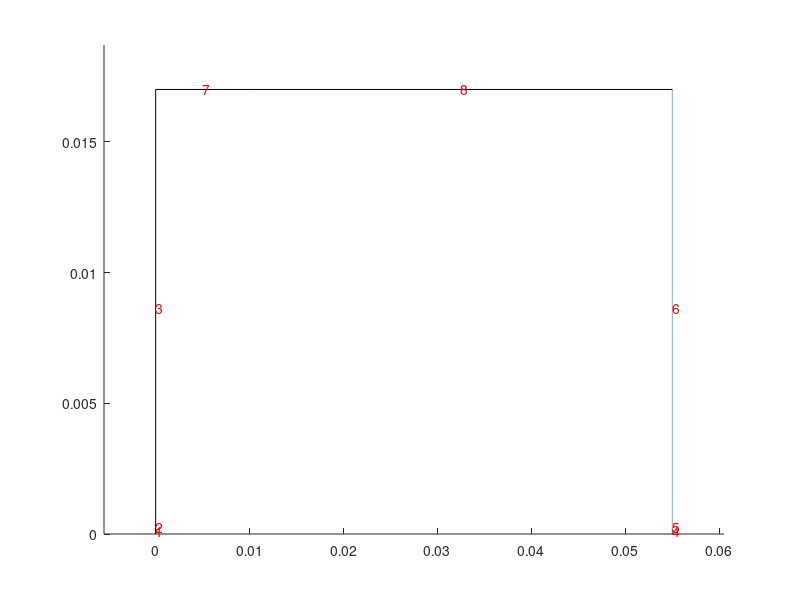

MATLAB code for this plot:
function [ ] = cylindricalMeshGenerator( )
% Creates structured hex butterfly mesh for OpenFOAM blockMeshDict

% manual uses the command window to enter input data, auto uses the input data in the .m file
    rData= input('0 - manual input, 1 - auto input: ');

    if rData
        % Give array of coordinates along the symmetry axis (in [ ... ] format)
        z= [0,10e-3,55e-3];
        % Give array of coordinates along the radial axis, excluding r=0 (in [ ... ] format)
        r= [0.2e-3,0.3e-3,17e-3];
        % Give array of BLOCKS to be excluded (in [ ... ] format)
        B=[];
        % Give axial mesh distribution
        MSHz=[80,140];
        % Give axial mesh grading
        GRDNGz= [1,5];
        % Give radial mesh distribution
        MSHr=[6,4,80];
        % Give radial mesh grading
        GRDNGr=[1,1,10];
        % Give convertToMeters
        convertToMeters=1;
        % Give arc rate of 1st block, default is 0.5 (1 for circle, 0 for square)
        rate1st=0.5;
        % Complete the 'Boundary' section in the blockMeshDict?
        iRunBs=1;
        % Define up to   9   Boundaries
        % Give names of Boundaries
        name1='HeInlet';
        name2='airInlet';
        name3='outlet';
        name4='farfield';
        % Give types of Boundaries, 1 - wall, 2 - inlet, 3 - outlet, 4 - patch
        types=[2,4,4,3];
        % Give faces of Boundaries
        bounds1=[1,2];
        bounds2=[3];
        bounds3=[4,5,6];
        bounds4=[7,8];


        iz=length(z);
        ir=length(r);
    else
        rData=0;
        z=input('Give array of coordinates along the symmetry axis (in [ ... ] format): ');
        r=input('Give array of coordinates along the radial axis, excluding r=0 (in [ ... ] format): ');

        iz=length(z);
        ir=length(r);

    %Geometry
        plotBlocks(z,r);
        B=input('Give array of BLOCKS to be excluded (in [ ... ] format): ');



    %Meshing

        plotMesh(z,r);
        [ MSHz , GRDNGz , MSHr , GRDNGr ] = createMesh(z,r);


        convertToMeters = input('Give convertToMeters, default is 1: ');
        if isempty( convertToMeters )
            convertToMeters = 1;
        end
    end

    fID=fopen('blockMeshDict','w');
    fprintf(fID,'/*--------------------------------*- C++ -*----------------------------------*\\ \n');
    fprintf(fID,'  =========                 |\n');
    fprintf(fID,'  \\\\      /  F ield         | OpenFOAM: The Open Source CFD Toolbox\n');
    fprintf(fID,'   \\\\    /   O peration     | Website:  https://openfoam.org\n');
    fprintf(fID,'    \\\\  /    A nd           | Version:  7\n');
    fprintf(fID,'     \\\\/     M anipulation  |\n');
    fprintf(fID,'\\*---------------------------------------------------------------------------*/\n');
    fprintf(fID,'FoamFile\n{\nversion     2.0;\nformat      ascii;\nclass       dictionary;\nobject      blockMeshDict;\n}\n// * * * * * * * * * * * * * * * * * * * * * * * * * * * * * * * * * * * * * //\n\nconvertToMeters %8.4e;\n\n',convertToMeters);

    % Points

    fprintf(fID,'vertices\n(\n');
    count=0;
    s2=sqrt(2);
    for i=1:ir
        for j=1:iz
            fprintf(fID,'(%12.8e  %12.8e %12.8e)  // p%3i \n',-r(i)/s2,-r(i)/s2,z(j),count);
            count=count+1;
            fprintf(fID,'(%12.8e  %12.8e %12.8e)  // p%3i \n', r(i)/s2,-r(i)/s2,z(j),count);
            count=count+1;
            fprintf(fID,'(%12.8e  %12.8e %12.8e)  // p%3i \n', r(i)/s2, r(i)/s2,z(j),count);
            count=count+1;
            fprintf(fID,'(%12.8e  %12.8e %12.8e)  // p%3i \n',-r(i)/s2, r(i)/s2,z(j),count);
            count=count+1;
        end
    end

    %Blocks
    fprintf(fID,');\n\nblocks\n(\n');
    count=0;
    for j=1:iz-1
        if isempty(find(B==count))
            base = count;
            fprintf(fID,'    hex (%3i  %3i  %3i  %3i  %3i  %3i  %3i  %3i)( %4i %4i %4i ) simpleGrading ( %2i %2i %2i ) // block %2i \n',4*base,4*base+1,4*base+2,4*base+3,4*base+4,4*base+5,4*base+6,4*base+7,2*MSHr(1),2*MSHr(1),MSHz(j),1,1,GRDNGz(j),count);
        end
        count=count+1;
    end
    count1_4=count;
    for i=1:ir-1
        for j=1:iz-1
            if isempty(find(B==count1_4))
                base1 = iz*(i-1)*4+(j-1)*4;
                base2 = iz*i*4+(j-1)*4;
                fprintf(fID,'    hex (%3i  %3i  %3i  %3i  %3i  %3i  %3i  %3i)( %4i %4i %4i ) simpleGrading ( %2i %2i %2i ) // block %2i \n',base1+1,base1,  base2,  base2+1,base1+5,base1+4,base2+4,base2+5,2*MSHr(1),MSHr(i+1),MSHz(j),1,GRDNGr(i+1),GRDNGz(j),count);
                count=count+1;
                fprintf(fID,'    hex (%3i  %3i  %3i  %3i  %3i  %3i  %3i  %3i)( %4i %4i %4i ) simpleGrading ( %2i %2i %2i ) // block %2i \n',base1+2,base1+1,base2+1,base2+2,base1+6,base1+5,base2+5,base2+6,2*MSHr(1),MSHr(i+1),MSHz(j),1,GRDNGr(i+1),GRDNGz(j),count);
                count=count+1;
                fprintf(fID,'    hex (%3i  %3i  %3i  %3i  %3i  %3i  %3i  %3i)( %4i %4i %4i ) simpleGrading ( %2i %2i %2i ) // block %2i \n',base1+3,base1+2,base2+2,base2+3,base1+7,base1+6,base2+6,base2+7,2*MSHr(1),MSHr(i+1),MSHz(j),1,GRDNGr(i+1),GRDNGz(j),count);
                count=count+1;
                fprintf(fID,'    hex (%3i  %3i  %3i  %3i  %3i  %3i  %3i  %3i)( %4i %4i %4i ) simpleGrading ( %2i %2i %2i ) // block %2i \n',base1  ,base1+3,base2+3,base2,  base1+4,base1+7,base2+7,base2+4,2*MSHr(1),MSHr(i+1),MSHz(j),1,GRDNGr(i+1),GRDNGz(j),count);
                count=count+1;
            end
            count1_4=count1_4+1;
        end
    end

    %Edges
    fprintf(fID,');\n\nedges\n(\n');
    if ~rData
        rate1st = input('Give arc rate of 1st block, default is 0.5 (1 for circle, 0 for square): ');
    end
    if isempty(rate1st);
        rate1st=0.5;
    end
    for j=1:iz
        base = (j-1)*4;
        arc=r(1)*(rate1st+(1-rate1st)/s2);
        fprintf(fID,'    arc %3i  %3i  (%12.8e  %12.8e %12.8e)\n', base  , base+1,0,-arc,z(j));
        fprintf(fID,'    arc %3i  %3i  (%12.8e  %12.8e %12.8e)\n', base+1, base+2, arc,0,z(j));
        fprintf(fID,'    arc %3i  %3i  (%12.8e  %12.8e %12.8e)\n', base+2, base+3,0, arc,z(j));
        fprintf(fID,'    arc %3i  %3i  (%12.8e  %12.8e %12.8e)\n', base+3, base  ,-arc,0,z(j));
    end

    for i=2:ir
        for j=1:iz
            base = iz*(i-1)*4+(j-1)*4;
            arc=r(i);%r(1)*(rate1st+(1-rate1st)/s2);
            fprintf(fID,'    arc %3i  %3i  (%12.8e  %12.8e %12.8e)\n', base  , base+1,0,-arc,z(j));
            fprintf(fID,'    arc %3i  %3i  (%12.8e  %12.8e %12.8e)\n', base+1, base+2, arc,0,z(j));
            fprintf(fID,'    arc %3i  %3i  (%12.8e  %12.8e %12.8e)\n', base+2, base+3,0, arc,z(j));
            fprintf(fID,'    arc %3i  %3i  (%12.8e  %12.8e %12.8e)\n', base+3, base  ,-arc,0,z(j));
        end
    end

    %Boundary

    if ~rData
        iRunBs=input('0 - stop, 1 - give boundaries: ');
        if isempty(iRunBs)
            iRunBs=0;
        end
    end

    fprintf(fID,');\n\nboundary\n(\n');

    [Bs,nBs]=Boundaries(z,r,B);

    if iRunBs

        checkBs=1:nBs;
        type=['wall  ';'inlet ';'outlet';'patch '];
        count=0;

        while find(checkBs)
            count=count+1;
            if ~rData
                name = input('Give boundary name (in ''...''): ');
                itype = input('Choose BC type 1 - wall, 2 - inlet, 3 - outlet, 4 - patch : ');
                while itype<1 || itype>4
                    itype = input('Incorrect Type!! Choose BC type 1 - wall, 2 - input, 3 - output, 4 - patch: ');
                end
                bounds = input('Give array of boundary faces (in [ ... ] format): ');
            else
                itype=types(count);
                switch count
                    case 1
                        name = name1; bounds = bounds1;
                    case 2
                        name = name2; bounds = bounds2;
                    case 3
                        name = name3; bounds = bounds3;
                    case 4
                        name = name4; bounds = bounds4;
                    case 5
                        name = name5; bounds = bounds5;
                    case 6
                        name = name6; bounds = bounds6;
                    case 7
                        name = name7; bounds = bounds7;
                    case 8
                        name = name8; bounds = bounds8;
                    case 9
                        name = name9; bounds = bounds9;
                end
            end

            for i=1:length(bounds)
                checkBs(find(checkBs == bounds(i)))=0;
            end

            fprintf(fID,'   %s\n   {\n      type %s;\n      faces (\n',name,type(itype,:));
            for i=1:length(bounds)
                if isempty(find(Bs(bounds(i),5:12)))
                    fprintf(fID,'         (%3i %3i %3i %3i)\n',Bs(bounds(i),1:4));
                else
                    fprintf(fID,'         (%3i %3i %3i %3i)\n         (%3i %3i %3i %3i)\n         (%3i %3i %3i %3i)\n         (%3i %3i %3i %3i)\n',Bs(bounds(i),:));
                end
            end
            
            if ~rData
                disp('Remaining boundary faces:')            
                disp(checkBs(find(checkBs)))
            end

            fprintf(fID,'      );\n   }\n');
        end
    end
    fprintf(fID,');\n\nmergePatchPairs();');
    fclose(fID);

end
function [  ] = plotBlocks(z,r)
%UNTITLED Summary of this function goes here
%   Detailed explanation goes here

    iz=length(z);
    ir=length(r);
    close all;
    figure;
    axis([min(z)-0.1*abs(max(z)) , max(z)+0.1*abs(max(z)), 0 , max(r)+0.1*abs(max(r))]);
    hold;
    
    x=[min(z),max(z)];
    for i=1:ir
        y=[r(i),r(i)];
        plot(x,y);
    end
    y=[0,max(r)];
    for i=1:iz
        x=[z(i),z(i)];
        plot(x,y);
    end

    count=0;
    for j=1:iz-1
        text((z(j)+z(j+1))/2,(0+r(1))/2,num2str(count),'Color','red');
        count=count+1;
    end
    for i=1:ir-1
        for j=1:iz-1
            text((z(j)+z(j+1))/2,(r(i)+r(i+1))/2,num2str(count),'Color','red');
            count=count+1;
        end
    end
    hold;

end

function [  ] = plotMesh( z,r )
%UNTITLED2 Summary of this function goes here
%   Detailed explanation goes here

    iz=length(z);
    ir=length(r);
    close all;
    figure;
    axis([min(z)-0.1*abs(max(z)) , max(z)+0.1*abs(max(z)), 0 , max(r)+0.1*abs(max(r))]);
    hold;
    
    x=[min(z),max(z)];
    for i=1:ir
        y=[r(i),r(i)];
        plot(x,y);
    end
    y=[0,max(r)];
    for i=1:iz
        x=[z(i),z(i)];
        plot(x,y);
    end
    count=0;
    for j=1:iz-1
        text((z(j)+z(j+1))/2,0,num2str(count),'Color','red');
        count=count+1;
    end
    text(z(1),r(1)/2,num2str(count),'Color','red');
    count=count+1;
    for i=1:ir-1
        text(z(1),(r(i)+r(i+1))/2,num2str(count),'Color','red');
        count=count+1;
    end
    hold;

end


function [ MSHz , GRDNGz , MSHr , GRDNGr ] = createMesh( z,r )
%UNTITLED3 Summary of this function goes here
%   Detailed explanation goes here

    iz=length(z);
    ir=length(r);
    
    expon = 0.75;
    iniEst=50;
    estimate = round((z(2)-z(1))/max(z)*iniEst)+1;
    MSHz = input(['Give mesh size for face 0, default is ',num2str(estimate),': ']);
    if isempty(MSHz)
        MSHz=estimate;
    end
    GRDNGz = input(['Give grading for faces 0 - ',num2str(iz-2),',default is [ones] (in [ ... ] format): ']);
    if isempty(GRDNGz)
        GRDNGz = ones(1,iz-1);
    end
    while length(GRDNGz)~=iz-1
        GRDNGz = input(['Icorrect array length!! Give grading for faces 0 - ',num2str(iz-2),',default is [ones] (in [ ... ] format): ']);
    end
    for i=2:iz-1
        MSHz(i)= round(MSHz(i-1)*(z(i+1)-z(i))/(z(i)-z(i-1))/GRDNGz(i)^expon)+1;
    end
    disp('Estimated axial mesh distribution:')
    disp(MSHz)
    temp = input('Update axial mesh distribution, or press ENTER to continue: ');
    if ~isempty(temp)
        MSHz=temp;
    end

    estimate = round(r(1)/max(r)*(max(r)/max(z)*iniEst))+1;
    MSHr = input(['Give mesh size for face 0, default is ',num2str(estimate),': ']);
    if isempty(MSHr)
        MSHr=estimate;
    end
    GRDNGr = input(['Give grading for faces ',num2str(iz-1),' - ',num2str(iz+ir-2),',default is [ones] (in [ ... ] format): ']);
    if isempty(GRDNGr)
        GRDNGr = ones(1,ir);
    end
    while length(GRDNGr)~=ir
        GRDNGr = input(['Icorrect array length!! Give grading for faces ',num2str(iz-1),' - ',num2str(iz+ir-2),',default is [ones] (in [ ... ] format): ']);
    end
    if ir>1
        MSHr(2)= round(MSHr(1)*(r(2)-r(1))/r(1)/GRDNGr(2)^expon)+1;
    end
    for i=3:ir
        MSHr(i)= round(MSHr(i-1)*(r(i)-r(i-1))/(r(i-1)-r(i-2))/GRDNGr(i)^expon)+1;
    end
    disp('Estimated radial mesh distribution:')
    disp(MSHr)
    temp = input('Update radial mesh distribution, or press ENTER to continue: ');
    if ~isempty(temp)
        MSHr=temp;
    end

end

function [ Bs,count ] = Boundaries(  z,r,B  )
%UNTITLED Summary of this function goes here
%   Detailed explanation goes here


    iz=length(z);
    ir=length(r);
    BOU = blockBounds(z,r);
    figure;    
    axis([min(z)-0.1*abs(max(z)) , max(z)+0.1*abs(max(z)), 0 , max(r)+0.1*abs(max(r))]);
    hold;
    
    count = 1;
    
% Left Boundaries
    countL = 1;
    L=[];
    for j=0:ir-1
        base=j*(iz-1);
        i=0;
        if isempty(find(B==base+i));
            if base==0
                [L,countL] = base0L(L,countL,i);
            else
                [L,countL] = base1L(L,countL,base,i,iz);
            end
            plot([BOU(base+i+1,10),BOU(base+i+1,10)],BOU(base+i+1,11:12),'color','black');
            text(BOU(base+i+1,10),(BOU(base+i+1,11)+BOU(base+i+1,12))/2,num2str(count),'Color','red');
            count = count+1;
        end
        for i=1:iz-2
            if ~isempty(find(B==base+i-1)) && isempty(find(B==base+i));
                if base==0
                    [L,countL] = base0L(L,countL,i);
                else
                    [L,countL] = base1L(L,countL,base,i,iz);
                end
                plot([BOU(base+i+1,10),BOU(base+i+1,10)],BOU(base+i+1,11:12),'color','black');
                text(BOU(base+i+1,10),(BOU(base+i+1,11)+BOU(base+i+1,12))/2,num2str(count),'Color','red');
                count = count+1;
            end
        end
    end
    
% Right Boundaries
    countR = 1;
    R=[];
    for j=0:ir-1
        base=j*(iz-1);
        for i=1:iz-2
            if isempty(find(B==base+i-1)) && ~isempty(find(B==base+i));
                if base==0
                    [R,countR] = base0R(R,countR,i);
                else
                    [R,countR] = base1R(R,countR,base,i,iz);
                end
                plot([BOU(base+i,4),BOU(base+i,4)],BOU(base+i,5:6));
                text(BOU(base+i,4),(BOU(base+i,5)+BOU(base+i,6))/2,num2str(count),'Color','red');
                count = count+1;
            end
        end
        i = iz-1;
        if isempty(find(B==base+i-1));
            if base==0
                [R,countR] = base0R(R,countR,i);
            else
                [R,countR] = base1R(R,countR,base,i,iz);
            end
            plot([BOU(base+i,4),BOU(base+i,4)],BOU(base+i,5:6));
            text(BOU(base+i,4),(BOU(base+i,5)+BOU(base+i,6))/2,num2str(count),'Color','red');
            count = count+1;
        end
    end
    
% Up Boundaries
    countU = 1;
    U=[];
    for j=1:iz-1
        base=(ir-1)*(iz-1)+j-1;
        i=0;
        if isempty(find(B==base-i));
            [U,countU] = base1U(U,countU,ir-i,j,iz);
            plot(BOU(base+1,7:8),[BOU(base+1,9),BOU(base+1,9)],'color','black');
            text((BOU(base+1,7)+BOU(base+1,8))/2,BOU(base+1,9),num2str(count),'Color','red');
            count = count+1;
        end
         for i=1:ir-1
             if ~isempty(find(B==base-(i-1)*(iz-1))) && isempty(find(B==base-i*(iz-1)));
                [U,countU] = base1U(U,countU,ir-i,j,iz);
                plot(BOU(base-i*(iz-1)+1,7:8),[BOU(base-i*(iz-1)+1,9),BOU(base-i*(iz-1)+1,9)],'color','black');
                text((BOU(base-i*(iz-1)+1,7)+BOU(base-i*(iz-1)+1,8))/2,BOU(base-i*(iz-1)+1,9),num2str(count),'Color','red');
                count = count+1;
             end
         end
     end
    
% Down Boundaries
    countD = 1;
    D=[];
    for j=1:iz-1
        base=(ir-1)*(iz-1)+j-1;
        for i=1:ir-1
            if isempty(find(B==base-(i-1)*(iz-1))) && ~isempty(find(B==base-i*(iz-1)));
               [D,countD] = base1D(D,countD,ir-i,j,iz);
               plot(BOU(base-(i-1)*(iz-1)+1,1:2),[BOU(base-(i-1)*(iz-1)+1,3),BOU(base-(i-1)*(iz-1)+1,3)],'color','red');
               text((BOU(base-(i-1)*(iz-1)+1,1)+BOU(base-(i-1)*(iz-1)+1,2))/2,BOU(base-(i-1)*(iz-1)+1,3),num2str(count),'Color','red');
               count = count+1;
            end
        end
    end
    
    Bs = [L;R;U;D];
    count = count-1;
%L
%R
%U
%D
end

function [bou,count] = base0L(bou,count,i)
    bou(count,1:4)=i*4+3:-1:i*4;
    count = count+1;
end

function [bou,count] = base0R(bou,count,i)
    bou(count,1:4)=i*4:i*4+3;
    count = count+1;
end

function [bou,count] = base1L(bou,count,base,i,iz)
    base2=(base/(iz-1)-1)*iz*4+i*4;
    base1=base/(iz-1)*iz*4+i*4;
    bou(count,1:4)=[base1+1,base1  ,base2  ,base2+1];
    bou(count,5:8)=[base1+2,base1+1,base2+1,base2+2];
    bou(count,9:12)=[base1+3,base1+2,base2+2,base2+3];
    bou(count,13:16)=[base1  ,base1+3,base2+3,base2  ];
    count = count+1;
end


function [bou,count] = base1R(bou,count,base,i,iz)
    base1=(base/(iz-1)-1)*iz*4+i*4;
    base2=base/(iz-1)*iz*4+i*4;
    bou(count,1:4)=[base1+1,base1  ,base2  ,base2+1];
    bou(count,5:8)=[base1+2,base1+1,base2+1,base2+2];
    bou(count,9:12)=[base1+3,base1+2,base2+2,base2+3];
    bou(count,13:16)=[base1  ,base1+3,base2+3,base2  ];
    count = count+1;
end


function [bou,count] = base1U(bou,count,i,j,iz)
    base1=(i-1)*4*iz+4*(j);
    base2=(i-1)*4*iz+4*(j-1);
    bou(count,1:4)=[base1+1,base1  ,base2  ,base2+1];
    bou(count,5:8)=[base1+2,base1+1,base2+1,base2+2];
    bou(count,9:12)=[base1+3,base1+2,base2+2,base2+3];
    bou(count,13:16)=[base1  ,base1+3,base2+3,base2  ];
    count = count+1;
end
function [bou,count] = base1D(bou,count,i,j,iz)
    base1=(i-1)*4*iz+4*(j-1);
    base2=(i-1)*4*iz+4*(j);
    bou(count,1:4)=[base1+1,base1  ,base2  ,base2+1];
    bou(count,5:8)=[base1+2,base1+1,base2+1,base2+2];
    bou(count,9:12)=[base1+3,base1+2,base2+2,base2+3];
    bou(count,13:16)=[base1  ,base1+3,base2+3,base2  ];
    count = count+1;
end

function [ BOU ] = blockBounds( z,r )
%UNTITLED2 Summary of this function goes here
%   Detailed explanation goes here

    iz=length(z);
    ir=length(r);
    close all;
    
    ib = (iz-1)*ir;
    count = 1;
    for i = 1:iz-1
        BOU(count,1:3) = [z(i),z(i+1),0];
        BOU(count,4:6) = [z(i+1),0,r(1)];
        BOU(count,7:9) = [z(i),z(i+1),r(1)];
        BOU(count,10:12) = [z(i),0,r(1)];
        count = count + 1; 
    end
    
    for i = 1:ir-1
        for j = 1:iz-1
            BOU(count,1:3) = [z(j),z(j+1),r(i)];
            BOU(count,4:6) = [z(j+1),r(i),r(i+1)];
            BOU(count,7:9) = [z(j),z(j+1),r(i+1)];
            BOU(count,10:12) = [z(j),r(i),r(i+1)];
            count = count + 1;
        end
    end
end


